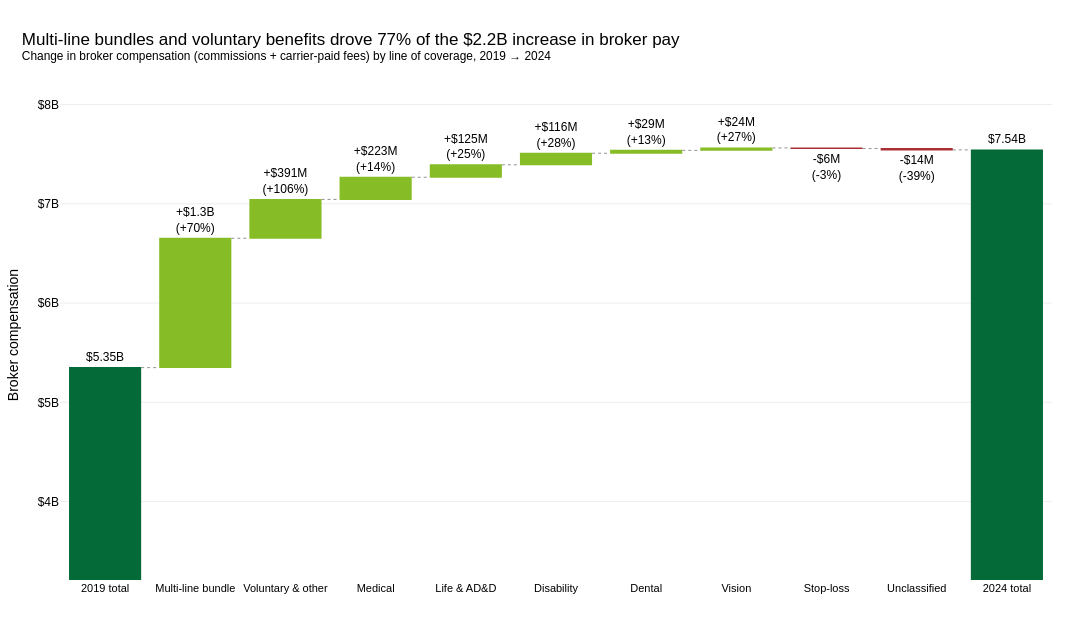

The cell this chart's notebook holds for it:
### Markdown cell above
## 2. Which lines of coverage are driving the growth in broker compensation?

### Code cell
by_line = (
    contracts[contracts["FORM_YEAR"].isin([FIRST, LAST])]
    .pivot_table(
        index="line", columns="FORM_YEAR", values="compensation", aggfunc="sum"
    )
    .fillna(0)
)
by_line["change"] = by_line[LAST] - by_line[FIRST]
by_line["pct"] = growth(by_line[LAST], by_line[FIRST])
by_line = pd.concat(
    [
        by_line.drop("Unclassified").sort_values("change", ascending=False),
        by_line.loc[["Unclassified"]],
    ]
)

total_first, total_last = by_line[FIRST].sum(), by_line[LAST].sum()
net_change = total_last - total_first
top_two = by_line.head(2)
top_two_share = top_two["change"].sum() / net_change * 100

labels = [f"{FIRST} total"] + by_line.index.tolist() + [f"{LAST} total"]
values = [total_first] + by_line["change"].tolist() + [total_last]
text = (
    [money(total_first, 2)]
    + [
        f"{'+' if c >= 0 else ''}{money(c, 1 if abs(c) >= 1e9 else 0)}<br>({p:+.0f}%)"
        for c, p in zip(by_line["change"], by_line["pct"])
    ]
    + [money(total_last, 2)]
)

fig = go.Figure(
    go.Waterfall(
        x=labels,
        y=values,
        measure=["absolute"] + ["relative"] * len(by_line) + ["total"],
        text=text,
        textposition="outside",
        textfont=dict(size=12, color=BLACK),
        connector=dict(line=dict(color=GREY, width=1, dash="dot")),
        increasing=dict(marker=dict(color=PALETTE[0])),
        decreasing=dict(marker=dict(color=RED)),
        totals=dict(marker=dict(color=PALETTE[2])),
        hovertemplate="%{x}<br>%{y:$,.0f}<extra></extra>",
    )
)
title_names = {
    "Multi-line bundle": "multi-line bundles",
    "Voluntary & other": "voluntary benefits",
}
lead_lines = [title_names.get(name, name.lower()) for name in top_two.index]

base_theme(
    fig,
    f"{lead_lines[0].capitalize()} and {lead_lines[1]} drove {top_two_share:.0f}% of the "
    f"{money(net_change)} increase in broker pay",
    f"Change in broker compensation (commissions + carrier-paid fees) by line of coverage, {FIRST} → {LAST}",
    height=640,
)
fig.update_layout(
    width=FIG_WIDTH,
    showlegend=False,
    yaxis=dict(
        title="Broker compensation",
        range=[total_first * 0.6, total_last * 1.08],
        tickvals=np.arange(0, 12e9, 1e9),
        ticktext=[f"{USD}{v:.0f}B" for v in range(12)],
        gridcolor="#EDEDED",
    ),
    xaxis=dict(tickangle=0, tickfont=dict(size=11)),
)
save_figure(fig, "02-compensation-growth-bridge", ANALYSIS_PATH)
fig.show()

### Figure 1 — Plotly figure (JSON) as saved in the notebook; plotly's stock layout.template omitted (floating-point values rounded to 4 significant figures)
{"data": [{"connector": {"line": {"color": "#929292", "dash": "dot", "width": 1}}, "decreasing": {"marker": {"color": "#AA3036"}}, "hovertemplate": "%{x}<br>%{y:$,.0f}<extra></extra>", "increasing": {"marker": {"color": "#86BC25"}}, "measure": ["absolute", "relative", "relative", "relative", "relative", "relative", "relative", "relative", "relative", "relative", "total"], "text": ["&#36;5.35B", "+&#36;1.3B<br>(+70%)", "+&#36;391M<br>(+106%)", "+&#36;223M<br>(+14%)", "+&#36;125M<br>(+25%)", "+&#36;116M<br>(+28%)", "+&#36;29M<br>(+13%)", "+&#36;24M<br>(+27%)", "-&#36;6M<br>(-3%)", "-&#36;14M<br>(-39%)", "&#36;7.54B"], "textfont": {"color": "#000000", "size": 12}, "textposition": "outside", "totals": {"marker": {"color": "#046A38"}}, "type": "waterfall", "x": ["2019 total", "Multi-line bundle", "Voluntary & other", "Medical", "Life & AD&D", "Disability", "Dental", "Vision", "Stop-loss", "Unclassified", "2024 total"], "y": [5349591742, 1303423888, 391427452, 223485743, 125135395, 116485335, 29078663, 24341409, -5963075, -13676235, 7543330317]}], "layout": {"colorway": ["#86BC25", "#43B02A", "#046A38"], "font": {"color": "#000000", "family": "Arial, sans-serif"}, "height": 640, "hoverlabel": {"bgcolor": "white", "font": {"color": "#000000"}}, "legend": {"font": {"color": "#000000"}, "orientation": "h", "x": 1, "xanchor": "right", "y": 1.01, "yanchor": "bottom"}, "margin": {"b": 60, "l": 60, "r": 40, "t": 90}, "paper_bgcolor": "white", "plot_bgcolor": "white", "showlegend": false, "title": {"font": {"color": "#000000", "family": "Arial, sans-serif"}, "text": "Multi-line bundles and voluntary benefits drove 77% of the &#36;2.2B increase in broker pay<br><sup>Change in broker compensation (commissions + carrier-paid fees) by line of coverage, 2019 → 2024</sup>", "x": 0.02, "xanchor": "left"}, "width": 1100, "xaxis": {"tickangle": 0, "tickfont": {"color": "#000000", "size": 11}, "title": {"font": {"color": "#000000"}}}, "yaxis": {"gridcolor": "#EDEDED", "range": [3210000000.0, 8147000000.0], "tickfont": {"color": "#000000"}, "ticktext": ["&#36;0B", "&#36;1B", "&#36;2B", "&#36;3B", "&#36;4B", "&#36;5B", "&#36;6B", "&#36;7B", "&#36;8B", "&#36;9B", "&#36;10B", "&#36;11B"], "tickvals": [0.0, 1000000000.0, 2000000000.0, 3000000000.0, 4000000000.0, 5000000000.0, 6000000000.0, 7000000000.0, 8000000000.0, 9000000000.0, 10000000000.0, 11000000000.0], "title": {"text": "Broker compensation"}}}}
